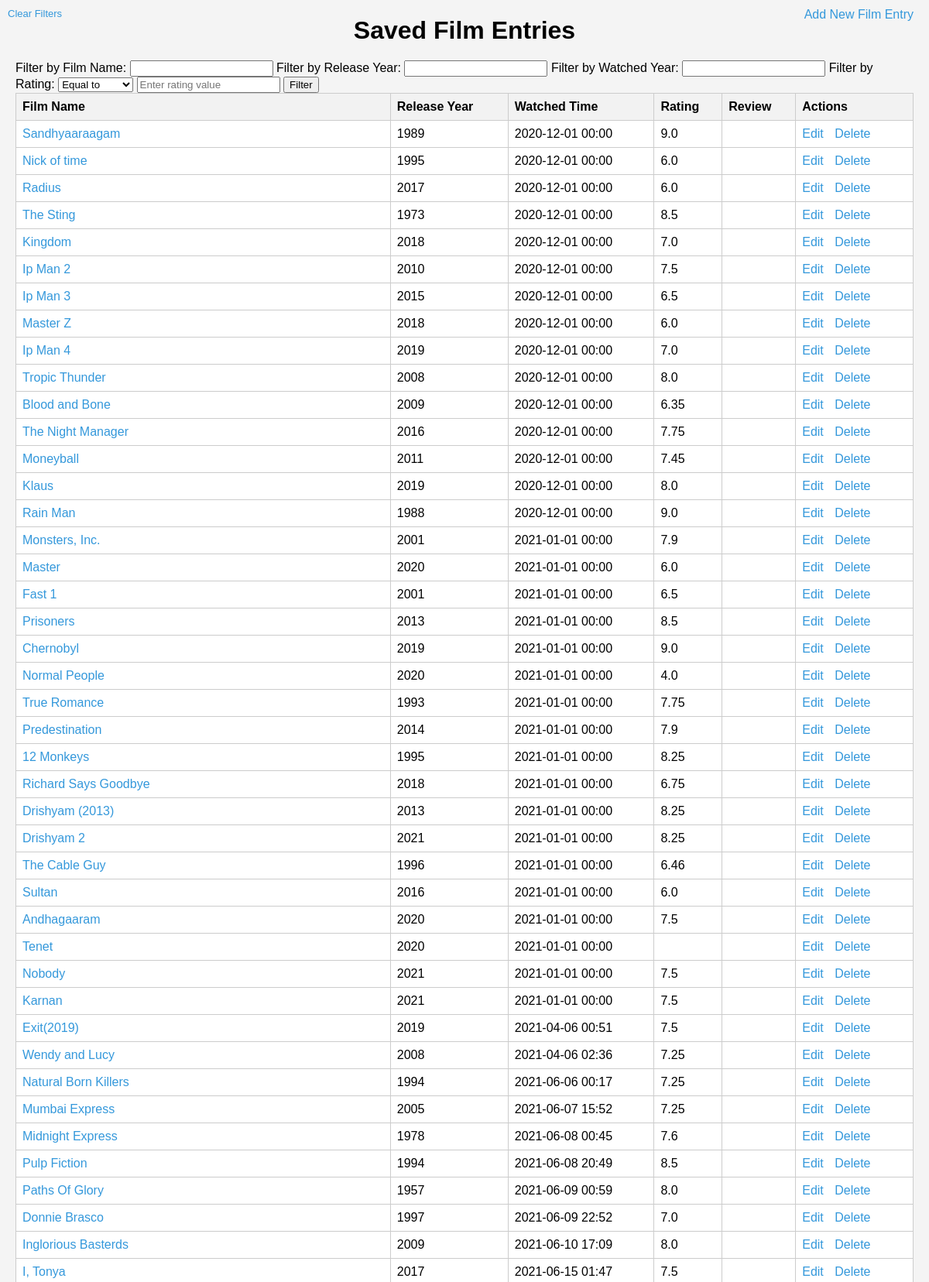
The app's page /saved_list (upper part) with its own data.
### tables this page shows
CREATE TABLE films (
        id INTEGER PRIMARY KEY AUTOINCREMENT,
        film_name TEXT NOT NULL,
        release_year INTEGER,
        watched_time TEXT,
        rating REAL,
        review TEXT
    );

### app.py (the view)
@app.route('/saved_list', methods=['GET', 'POST'])
def saved_list():
    db = get_db()
    cursor = db.cursor()
    if request.method == 'POST':
        film_name = request.form.get('film_name')
        release_year = request.form.get('release_year')
        watched_year = request.form.get('watched_year')
        rating_operator = request.form.get('rating_operator')
        rating_value = request.form.get('rating_value')
        query = "SELECT * FROM films WHERE 1=1"
        params = []
        if film_name:
            query += " AND LOWER(film_name) LIKE ?"
            params.append(f'%{film_name.lower()}%')
        if release_year:
            query += " AND release_year = ?"
            params.append(release_year)
        if watched_year:
            query += " AND strftime('%Y', watched_time) = ?"
            params.append(watched_year)
        if rating_value is not None:
            if rating_operator == '!':
                query += " AND (rating = '' OR rating IS NULL)"
            else:
                try:
                    rating_value = float(rating_value)
                    if rating_operator == '>':
                        query += " AND rating > ? AND rating <> '' AND rating IS NOT NULL"
                    elif rating_operator == '<':
                        query += " AND rating < ? AND rating <> '' AND rating IS NOT NULL"
                    else:
                        query += " AND rating = ?"
                    params.append(rating_value)
                except ValueError:
                    pass
        cursor.execute(query, tuple(params))
        films = cursor.fetchall()
    else:
        cursor.execute("SELECT * FROM films")
        films = cursor.fetchall()
    cursor.close()
    return render_template('saved_list.html', films=films)

### app.py (called while the page is built)
def get_db():
    db = getattr(g, '_database', None)
    if db is None:
        db = g._database = sqlite3.connect(DATABASE)
    return db

@app.teardown_appcontext
def close_connection(exception):
    db = getattr(g, '_database', None)
    if db is not None:
        db.close()

@app.before_request
def initialize_database():
    db = get_db()
    cursor = db.cursor()
    cursor.execute('''
        CREATE TABLE IF NOT EXISTS films (
            id INTEGER PRIMARY KEY AUTOINCREMENT,
            film_name TEXT NOT NULL,
            release_year INTEGER,
            watched_time TEXT,
            rating REAL,
            review TEXT
        )
    ''')
    db.commit()
    cursor.close()

### templates/saved_list.html (shortened to what this page needs)
<!DOCTYPE html>
<html>
<head>
    <link rel="stylesheet" href="{{ url_for('static', filename='saved_list.css') }}">
</head>
<body>
    <h1>Saved Film Entries</h1>
    <form method="POST" action="{{ url_for('saved_list') }}">
        <label for="film_name">Filter by Film Name:</label>
        <input type="text" id="film_name" name="film_name">
        <label for="release_year">Filter by Release Year:</label>
        <input type="number" id="release_year" name="release_year">
        <label for="watched_year">Filter by Watched Year:</label>
        <input type="number" id="watched_year" name="watched_year">
        <label for="rating_operator">Filter by Rating:</label>
        <select id="rating_operator" name="rating_operator">
            <option value="=">Equal to</option>
        </select>
        <input type="text" id="rating_value" name="rating_value" placeholder="Enter rating value" pattern="^(?:\d*\.\d{1,2}|\d+)$">
        <a href="{{ url_for('saved_list') }}" class='clear-filter'>Clear Filters</a>
        <input type="submit" value="Filter">
    </form>
    <table>
        <thead>
            <tr>
                <th>Film Name</th>
                <th>Release Year</th>
                <th>Watched Time</th>
                <th>Rating</th>
                <th>Review</th>
                <th>Actions</th>
            </tr>
        </thead>
        <tbody>
            {% for film in films %}
                <tr>
                    <td><a href="{{ url_for('film_details', film_id=film[0]) }}">{{ film[1] }}</a></td>
                    <td>
                        {% if film[2] is not none %}
                            {{ film[2] }}
                        {% endif %}
                    </td>
                    <td>{{ film[3] }}</td>
                    <td>{{ film[4] }}</td>
                    <td>
                    </td>
                    <td>
                        <a href="{{ url_for('edit', film_id=film[0]) }}">Edit</a>
                        <a href="#" onclick="confirmDelete('{{ url_for('delete', film_id=film[0]) }}')">Delete</a>
                    </td>
                </tr>
            {% endfor %}
        </tbody>
    </table>
    <br>
    <a href="/" class="add-film-link">Add New Film Entry</a>
</body>
</html>

### styles/saved_list.css (style rules this page uses)
body { font-family: Arial, sans-serif; background-color: #f4f4f4; margin: 20px; }
h1 { text-align: center; margin-bottom: 20px; }
table { width: 100%; border-collapse: collapse; margin-bottom: 20px; }
table th, table td { padding: 8px; border: 1px solid #ccc; }
table th { background-color: #f2f2f2; font-weight: bold; text-align: left; }
table td { background-color: #fff; }
table tbody tr:nth-child(even) { background-color: #f9f9f9; }
a { text-decoration: none; color: #3498db; margin-right: 10px; }

### templates/saved_list.html (style rules this page uses)
.add-film-link { position: absolute; top: 10px; right: 10px; }
.clear-filter { font-size: small; position: absolute; top: 10px; left: 10px; }

### records on screen
films: film_name "Sandhyaaraagam", release_year "1989", watched_time "2020-12-01 00:00", rating "9.0"
films: film_name "Nick of time", release_year "1995", watched_time "2020-12-01 00:00", rating "6.0"
films: film_name "Radius", release_year "2017", watched_time "2020-12-01 00:00", rating "6.0"
films: film_name "The Sting", release_year "1973", watched_time "2020-12-01 00:00", rating "8.5"
films: film_name "Kingdom", release_year "2018", watched_time "2020-12-01 00:00", rating "7.0"
films: film_name "Ip Man 2", release_year "2010", watched_time "2020-12-01 00:00", rating "7.5"
films: film_name "Ip Man 3", release_year "2015", watched_time "2020-12-01 00:00", rating "6.5"
films: film_name "Master Z", release_year "2018", watched_time "2020-12-01 00:00", rating "6.0"
films: film_name "Ip Man 4", release_year "2019", watched_time "2020-12-01 00:00", rating "7.0"
films: film_name "Tropic Thunder", release_year "2008", watched_time "2020-12-01 00:00", rating "8.0"
films: film_name "Blood and Bone", release_year "2009", watched_time "2020-12-01 00:00", rating "6.35"
films: film_name "The Night Manager", release_year "2016", watched_time "2020-12-01 00:00", rating "7.75"
films: film_name "Moneyball", release_year "2011", watched_time "2020-12-01 00:00", rating "7.45"
films: film_name "Klaus", release_year "2019", watched_time "2020-12-01 00:00", rating "8.0"
films: film_name "Rain Man", release_year "1988", watched_time "2020-12-01 00:00", rating "9.0"
films: film_name "Monsters, Inc.", release_year "2001", watched_time "2021-01-01 00:00", rating "7.9"
films: film_name "Master", release_year "2020", watched_time "2021-01-01 00:00", rating "6.0"
films: film_name "Fast 1", release_year "2001", watched_time "2021-01-01 00:00", rating "6.5"
films: film_name "Prisoners", release_year "2013", watched_time "2021-01-01 00:00", rating "8.5"
films: film_name "Chernobyl", release_year "2019", watched_time "2021-01-01 00:00", rating "9.0"
films: film_name "Normal People", release_year "2020", watched_time "2021-01-01 00:00", rating "4.0"
films: film_name "True Romance", release_year "1993", watched_time "2021-01-01 00:00", rating "7.75"
films: film_name "Predestination", release_year "2014", watched_time "2021-01-01 00:00", rating "7.9"
films: film_name "12 Monkeys", release_year "1995", watched_time "2021-01-01 00:00", rating "8.25"
films: film_name "Richard Says Goodbye", release_year "2018", watched_time "2021-01-01 00:00", rating "6.75"
films: film_name "Drishyam (2013)", release_year "2013", watched_time "2021-01-01 00:00", rating "8.25"
films: film_name "Drishyam 2", release_year "2021", watched_time "2021-01-01 00:00", rating "8.25"
films: film_name "The Cable Guy", release_year "1996", watched_time "2021-01-01 00:00", rating "6.46"
films: film_name "Sultan", release_year "2016", watched_time "2021-01-01 00:00", rating "6.0"
films: film_name "Andhagaaram", release_year "2020", watched_time "2021-01-01 00:00", rating "7.5"
films: film_name "Tenet", release_year "2020", watched_time "2021-01-01 00:00"
films: film_name "Nobody", release_year "2021", watched_time "2021-01-01 00:00", rating "7.5"
films: film_name "Karnan", release_year "2021", watched_time "2021-01-01 00:00", rating "7.5"
films: film_name "Exit(2019)", release_year "2019", watched_time "2021-04-06 00:51", rating "7.5"
films: film_name "Wendy and Lucy", release_year "2008", watched_time "2021-04-06 02:36", rating "7.25"
films: film_name "Natural Born Killers", release_year "1994", watched_time "2021-06-06 00:17", rating "7.25"
films: film_name "Mumbai Express", release_year "2005", watched_time "2021-06-07 15:52", rating "7.25"
films: film_name "Midnight Express", release_year "1978", watched_time "2021-06-08 00:45", rating "7.6"
films: film_name "Pulp Fiction", release_year "1994", watched_time "2021-06-08 20:49", rating "8.5"
films: film_name "Paths Of Glory", release_year "1957", watched_time "2021-06-09 00:59", rating "8.0"
films: film_name "Donnie Brasco", release_year "1997", watched_time "2021-06-09 22:52", rating "7.0"
films: film_name "Inglorious Basterds", release_year "2009", watched_time "2021-06-10 17:09", rating "8.0"
films: film_name "I, Tonya", release_year "2017", watched_time "2021-06-15 01:47", rating "7.5"
